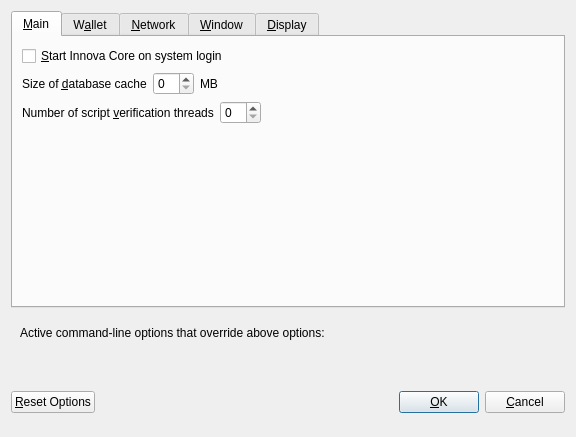
<?xml version="1.0" encoding="UTF-8"?>
<ui version="4.0">
 <class>OptionsDialog</class>
 <widget class="QDialog" name="OptionsDialog">
  <property name="geometry">
   <rect>
    <x>0</x>
    <y>0</y>
    <width>576</width>
    <height>402</height>
   </rect>
  </property>
  <property name="windowTitle">
   <string>Options</string>
  </property>
  <property name="modal">
   <bool>true</bool>
  </property>
  <layout class="QVBoxLayout" name="verticalLayout">
   <item>
    <widget class="QTabWidget" name="tabWidget">
     <property name="currentIndex">
      <number>0</number>
     </property>
     <widget class="QWidget" name="tabMain">
      <attribute name="title">
       <string>&amp;Main</string>
      </attribute>
      <layout class="QVBoxLayout" name="verticalLayout_Main">
       <item>
        <widget class="QCheckBox" name="bitcoinAtStartup">
         <property name="toolTip">
          <string>Automatically start Innova Core after logging in to the system.</string>
         </property>
         <property name="text">
          <string>&amp;Start Innova Core on system login</string>
         </property>
        </widget>
       </item>
       <item>
        <layout class="QHBoxLayout" name="horizontalLayout_2_Main">
         <item>
          <widget class="QLabel" name="databaseCacheLabel">
           <property name="text">
            <string>Size of &amp;database cache</string>
           </property>
           <property name="textFormat">
            <enum>Qt::PlainText</enum>
           </property>
           <property name="buddy">
            <cstring>databaseCache</cstring>
           </property>
          </widget>
         </item>
         <item>
          <widget class="QSpinBox" name="databaseCache"/>
         </item>
         <item>
          <widget class="QLabel" name="databaseCacheUnitLabel">
           <property name="text">
            <string>MB</string>
           </property>
           <property name="textFormat">
            <enum>Qt::PlainText</enum>
           </property>
          </widget>
         </item>
         <item>
          <spacer name="horizontalSpacer_2_Main">
           <property name="orientation">
            <enum>Qt::Horizontal</enum>
           </property>
           <property name="sizeHint" stdset="0">
            <size>
             <width>40</width>
             <height>20</height>
            </size>
           </property>
          </spacer>
         </item>
        </layout>
       </item>
       <item>
        <layout class="QHBoxLayout" name="horizontalLayout_3_Main">
         <item>
          <widget class="QLabel" name="threadsScriptVerifLabel">
           <property name="text">
            <string>Number of script &amp;verification threads</string>
           </property>
           <property name="textFormat">
            <enum>Qt::PlainText</enum>
           </property>
           <property name="buddy">
            <cstring>threadsScriptVerif</cstring>
           </property>
          </widget>
         </item>
         <item>
          <widget class="QSpinBox" name="threadsScriptVerif">
           <property name="toolTip">
            <string>(0 = auto, &lt;0 = leave that many cores free)</string>
           </property>
          </widget>
         </item>
         <item>
          <spacer name="horizontalSpacer_3_Main">
           <property name="orientation">
            <enum>Qt::Horizontal</enum>
           </property>
           <property name="sizeHint" stdset="0">
            <size>
             <width>40</width>
             <height>20</height>
            </size>
           </property>
          </spacer>
         </item>
        </layout>
       </item>
       <item>
        <spacer name="verticalSpacer_Main">
         <property name="orientation">
          <enum>Qt::Vertical</enum>
         </property>
         <property name="sizeHint" stdset="0">
          <size>
           <width>20</width>
           <height>40</height>
          </size>
         </property>
        </spacer>
       </item>
      </layout>
     </widget>
     <widget class="QWidget" name="tabWallet">
      <attribute name="title">
       <string>W&amp;allet</string>
      </attribute>
      <layout class="QVBoxLayout" name="verticalLayout_Wallet">
       <item>
        <widget class="QGroupBox" name="groupBox">
         <property name="title">
          <string>Expert</string>
         </property>
         <layout class="QVBoxLayout" name="verticalLayout_2">
          <item>
           <widget class="QCheckBox" name="coinControlFeatures">
            <property name="toolTip">
             <string>Whether to show coin control features or not.</string>
            </property>
            <property name="text">
             <string>Enable coin &amp;control features</string>
            </property>
           </widget>
          </item>
          <item>
           <widget class="QCheckBox" name="showMasternodesTab">
            <property name="toolTip">
             <string>Show additional tab listing all your masternodes in first sub-tab&lt;br/&gt;and all masternodes on the network in second sub-tab.</string>
            </property>
            <property name="text">
             <string>Show Masternodes Tab</string>
            </property>
           </widget>
          </item>
          <item>
           <widget class="QCheckBox" name="showAdvancedPSUI">
            <property name="toolTip">
             <string>Show additional information and buttons for PrivateSend on overview screen.</string>
            </property>
            <property name="text">
             <string>Enable advanced PrivateSend interface</string>
            </property>
           </widget>
          </item>
          <item>
           <widget class="QCheckBox" name="lowKeysWarning">
            <property name="toolTip">
             <string>Show warning dialog when PrivateSend detects that wallet has very low number of keys left.</string>
            </property>
            <property name="text">
             <string>Warn if PrivateSend is running out of keys</string>
            </property>
           </widget>
          </item>
          <item>
           <widget class="QCheckBox" name="privateSendMultiSession">
            <property name="toolTip">
             <string>Whether to use experimental PrivateSend mode with multiple mixing sessions per block.&lt;br/&gt;Note: You must use this feature carefully.&lt;br/&gt;Make sure you always have recent wallet (auto)backup in a safe place!</string>
            </property>
            <property name="text">
             <string>Enable PrivateSend &amp;multi-session</string>
            </property>
           </widget>
          </item>
          <item>
           <widget class="QCheckBox" name="spendZeroConfChange">
            <property name="toolTip">
             <string>If you disable the spending of unconfirmed change, the change from a transaction&lt;br/&gt;cannot be used until that transaction has at least one confirmation.&lt;br/&gt;This also affects how your balance is computed.</string>
            </property>
            <property name="text">
             <string>&amp;Spend unconfirmed change</string>
            </property>
           </widget>
          </item>
         </layout>
        </widget>
       </item>
       <item>
        <layout class="QHBoxLayout" name="horizontalLayout_4_Wallet">
         <item>
          <widget class="QLabel" name="label">
           <property name="toolTip">
            <string>This setting determines the amount of individual masternodes that an input will be anonymized through.&lt;br/&gt;More rounds of anonymization gives a higher degree of privacy, but also costs more in fees.</string>
           </property>
           <property name="text">
            <string>PrivateSend rounds to use</string>
           </property>
          </widget>
         </item>
         <item>
          <widget class="QSpinBox" name="privateSendRounds">
           <property name="minimum">
            <number>2</number>
           </property>
           <property name="maximum">
            <number>8</number>
           </property>
           <property name="value">
            <number>4</number>
           </property>
          </widget>
         </item>
        </layout>
       </item>
       <item>
        <layout class="QHBoxLayout" name="horizontalLayout">
         <item>
          <widget class="QLabel" name="label_2">
           <property name="toolTip">
            <string>This amount acts as a threshold to turn off PrivateSend once it's reached.</string>
           </property>
           <property name="statusTip">
            <string notr="true"/>
           </property>
           <property name="whatsThis">
            <string notr="true"/>
           </property>
           <property name="accessibleName">
            <string notr="true"/>
           </property>
           <property name="accessibleDescription">
            <string notr="true"/>
           </property>
           <property name="text">
            <string>Amount of Innova to keep anonymized</string>
           </property>
          </widget>
         </item>
         <item>
          <widget class="QSpinBox" name="privateSendAmount">
           <property name="minimum">
            <number>2</number>
           </property>
           <property name="maximum">
            <number>2000</number>
           </property>
           <property name="singleStep">
            <number>10</number>
           </property>
           <property name="value">
            <number>1000</number>
           </property>
          </widget>
         </item>
        </layout>
       </item>
       <item>
        <spacer name="verticalSpacer_Wallet">
         <property name="orientation">
          <enum>Qt::Vertical</enum>
         </property>
         <property name="sizeHint" stdset="0">
          <size>
           <width>20</width>
           <height>40</height>
          </size>
         </property>
        </spacer>
       </item>
      </layout>
     </widget>
     <widget class="QWidget" name="tabNetwork">
      <attribute name="title">
       <string>&amp;Network</string>
      </attribute>
      <layout class="QVBoxLayout" name="verticalLayout_Network">
       <item>
        <widget class="QCheckBox" name="mapPortUpnp">
         <property name="toolTip">
          <string>Automatically open the Innova Core client port on the router. This only works when your router supports UPnP and it is enabled.</string>
         </property>
         <property name="text">
          <string>Map port using &amp;UPnP</string>
         </property>
        </widget>
       </item>
       <item>
        <widget class="QCheckBox" name="allowIncoming">
         <property name="toolTip">
          <string>Accept connections from outside</string>
         </property>
         <property name="text">
          <string>Allow incoming connections</string>
         </property>
        </widget>
       </item>
       <item>
        <widget class="QCheckBox" name="connectSocks">
         <property name="toolTip">
          <string>Connect to the Innova network through a SOCKS5 proxy.</string>
         </property>
         <property name="text">
          <string>&amp;Connect through SOCKS5 proxy (default proxy):</string>
         </property>
        </widget>
       </item>
       <item>
        <layout class="QHBoxLayout" name="horizontalLayout_1_Network">
         <item>
          <widget class="QLabel" name="proxyIpLabel">
           <property name="text">
            <string>Proxy &amp;IP:</string>
           </property>
           <property name="textFormat">
            <enum>Qt::PlainText</enum>
           </property>
           <property name="buddy">
            <cstring>proxyIp</cstring>
           </property>
          </widget>
         </item>
         <item>
          <widget class="QValidatedLineEdit" name="proxyIp">
           <property name="minimumSize">
            <size>
             <width>140</width>
             <height>0</height>
            </size>
           </property>
           <property name="maximumSize">
            <size>
             <width>140</width>
             <height>16777215</height>
            </size>
           </property>
           <property name="toolTip">
            <string>IP address of the proxy (e.g. IPv4: 127.0.0.1 / IPv6: ::1)</string>
           </property>
          </widget>
         </item>
         <item>
          <widget class="QLabel" name="proxyPortLabel">
           <property name="text">
            <string>&amp;Port:</string>
           </property>
           <property name="textFormat">
            <enum>Qt::PlainText</enum>
           </property>
           <property name="buddy">
            <cstring>proxyPort</cstring>
           </property>
          </widget>
         </item>
         <item>
          <widget class="QLineEdit" name="proxyPort">
           <property name="minimumSize">
            <size>
             <width>55</width>
             <height>0</height>
            </size>
           </property>
           <property name="maximumSize">
            <size>
             <width>55</width>
             <height>16777215</height>
            </size>
           </property>
           <property name="toolTip">
            <string>Port of the proxy (e.g. 9050)</string>
           </property>
          </widget>
         </item>
         <item>
          <spacer name="horizontalSpacer_1_Network">
           <property name="orientation">
            <enum>Qt::Horizontal</enum>
           </property>
           <property name="sizeHint" stdset="0">
            <size>
             <width>40</width>
             <height>20</height>
            </size>
           </property>
          </spacer>
         </item>
        </layout>
       </item>
       <item>
        <layout class="QHBoxLayout" name="horizontalLayout_2_Network">
         <item>
          <widget class="QLabel" name="proxyActiveNets">
           <property name="text">
            <string>Used for reaching peers via:</string>
           </property>
           <property name="textFormat">
            <enum>Qt::PlainText</enum>
           </property>
          </widget>
         </item>
         <item>
          <widget class="QCheckBox" name="proxyReachIPv4">
           <property name="enabled">
            <bool>false</bool>
           </property>
           <property name="toolTip">
            <string>Shows, if the supplied default SOCKS5 proxy is used to reach peers via this network type.</string>
           </property>
           <property name="text">
            <string/>
           </property>
          </widget>
         </item>
         <item>
          <widget class="QLabel" name="proxyReachIPv4Label">
           <property name="text">
            <string>IPv4</string>
           </property>
           <property name="textFormat">
            <enum>Qt::PlainText</enum>
           </property>
          </widget>
         </item>
         <item>
          <widget class="QCheckBox" name="proxyReachIPv6">
           <property name="enabled">
            <bool>false</bool>
           </property>
           <property name="toolTip">
            <string>Shows, if the supplied default SOCKS5 proxy is used to reach peers via this network type.</string>
           </property>
           <property name="text">
            <string/>
           </property>
          </widget>
         </item>
         <item>
          <widget class="QLabel" name="proxyReachIPv6Label">
           <property name="text">
            <string>IPv6</string>
           </property>
           <property name="textFormat">
            <enum>Qt::PlainText</enum>
           </property>
          </widget>
         </item>
         <item>
          <widget class="QCheckBox" name="proxyReachTor">
           <property name="enabled">
            <bool>false</bool>
           </property>
           <property name="toolTip">
            <string>Shows, if the supplied default SOCKS5 proxy is used to reach peers via this network type.</string>
           </property>
           <property name="text">
            <string/>
           </property>
          </widget>
         </item>
         <item>
          <widget class="QLabel" name="proxyReachTorLabel">
           <property name="text">
            <string>Tor</string>
           </property>
           <property name="textFormat">
            <enum>Qt::PlainText</enum>
           </property>
          </widget>
         </item>
         <item>
          <spacer name="horizontalSpacer_2_Network">
           <property name="orientation">
            <enum>Qt::Horizontal</enum>
           </property>
           <property name="sizeHint" stdset="0">
            <size>
             <width>40</width>
             <height>20</height>
            </size>
           </property>
          </spacer>
         </item>
        </layout>
       </item>
       <item>
        <widget class="QCheckBox" name="connectSocksTor">
         <property name="toolTip">
          <string>Connect to the Innova network through a separate SOCKS5 proxy for Tor hidden services.</string>
         </property>
         <property name="text">
          <string>Use separate SOCKS5 proxy to reach peers via Tor hidden services:</string>
         </property>
        </widget>
       </item>
       <item>
        <layout class="QHBoxLayout" name="horizontalLayout_3_Network">
         <item>
          <widget class="QLabel" name="proxyIpTorLabel">
           <property name="text">
            <string>Proxy &amp;IP:</string>
           </property>
           <property name="textFormat">
            <enum>Qt::PlainText</enum>
           </property>
           <property name="buddy">
            <cstring>proxyIpTor</cstring>
           </property>
          </widget>
         </item>
         <item>
          <widget class="QValidatedLineEdit" name="proxyIpTor">
           <property name="minimumSize">
            <size>
             <width>140</width>
             <height>0</height>
            </size>
           </property>
           <property name="maximumSize">
            <size>
             <width>140</width>
             <height>16777215</height>
            </size>
           </property>
           <property name="toolTip">
            <string>IP address of the proxy (e.g. IPv4: 127.0.0.1 / IPv6: ::1)</string>
           </property>
          </widget>
         </item>
         <item>
          <widget class="QLabel" name="proxyPortTorLabel">
           <property name="text">
            <string>&amp;Port:</string>
           </property>
           <property name="textFormat">
            <enum>Qt::PlainText</enum>
           </property>
           <property name="buddy">
            <cstring>proxyPortTor</cstring>
           </property>
          </widget>
         </item>
         <item>
          <widget class="QLineEdit" name="proxyPortTor">
           <property name="minimumSize">
            <size>
             <width>55</width>
             <height>0</height>
            </size>
           </property>
           <property name="maximumSize">
            <size>
             <width>55</width>
             <height>16777215</height>
            </size>
           </property>
           <property name="toolTip">
            <string>Port of the proxy (e.g. 9050)</string>
           </property>
          </widget>
         </item>
         <item>
          <spacer name="horizontalSpacer_4_Network">
           <property name="orientation">
            <enum>Qt::Horizontal</enum>
           </property>
           <property name="sizeHint" stdset="0">
            <size>
             <width>40</width>
             <height>20</height>
            </size>
           </property>
          </spacer>
         </item>
        </layout>
       </item>
       <item>
        <spacer name="verticalSpacer_Network">
         <property name="orientation">
          <enum>Qt::Vertical</enum>
         </property>
         <property name="sizeHint" stdset="0">
          <size>
           <width>20</width>
           <height>40</height>
          </size>
         </property>
        </spacer>
       </item>
      </layout>
     </widget>
     <widget class="QWidget" name="tabWindow">
      <attribute name="title">
       <string>&amp;Window</string>
      </attribute>
      <layout class="QVBoxLayout" name="verticalLayout_Window">
       <item>
        <widget class="QCheckBox" name="minimizeToTray">
         <property name="toolTip">
          <string>Show only a tray icon after minimizing the window.</string>
         </property>
         <property name="text">
          <string>&amp;Minimize to the tray instead of the taskbar</string>
         </property>
        </widget>
       </item>
       <item>
        <widget class="QCheckBox" name="minimizeOnClose">
         <property name="toolTip">
          <string>Minimize instead of exit the application when the window is closed. When this option is enabled, the application will be closed only after selecting Exit in the menu.</string>
         </property>
         <property name="text">
          <string>M&amp;inimize on close</string>
         </property>
        </widget>
       </item>
       <item>
        <spacer name="verticalSpacer_Window">
         <property name="orientation">
          <enum>Qt::Vertical</enum>
         </property>
         <property name="sizeHint" stdset="0">
          <size>
           <width>20</width>
           <height>40</height>
          </size>
         </property>
        </spacer>
       </item>
      </layout>
     </widget>
     <widget class="QWidget" name="tabDisplay">
      <attribute name="title">
       <string>&amp;Display</string>
      </attribute>
      <layout class="QVBoxLayout" name="verticalLayout_Display">
       <item>
        <layout class="QHBoxLayout" name="horizontalLayout_1_Display">
         <item>
          <widget class="QLabel" name="langLabel">
           <property name="text">
            <string>User Interface &amp;language:</string>
           </property>
           <property name="textFormat">
            <enum>Qt::PlainText</enum>
           </property>
           <property name="buddy">
            <cstring>lang</cstring>
           </property>
          </widget>
         </item>
         <item>
          <widget class="QValueComboBox" name="lang">
           <property name="toolTip">
            <string>The user interface language can be set here. This setting will take effect after restarting Innova Core.</string>
           </property>
          </widget>
         </item>
        </layout>
       </item>
       <item>
        <widget class="QLabel" name="label_3">
         <property name="toolTip">
          <string notr="true"/>
         </property>
         <property name="statusTip">
          <string notr="true"/>
         </property>
         <property name="whatsThis">
          <string notr="true"/>
         </property>
         <property name="accessibleName">
          <string notr="true"/>
         </property>
         <property name="text">
          <string>Language missing or translation incomplete? Help contributing translations here:
https://www.transifex.com/projects/p/innova/</string>
         </property>
         <property name="wordWrap">
          <bool>true</bool>
         </property>
         <property name="openExternalLinks">
          <bool>true</bool>
         </property>
         <property name="textInteractionFlags">
          <set>Qt::TextBrowserInteraction</set>
         </property>
        </widget>
       </item>
       <item>
        <layout class="QHBoxLayout" name="horizontalLayout_4_Display" stretch="0,0">
         <item>
          <widget class="QLabel" name="themeLabel">
           <property name="text">
            <string>User Interface Theme:</string>
           </property>
          </widget>
         </item>
         <item>
          <widget class="QValueComboBox" name="theme"/>
         </item>
        </layout>
       </item>
       <item>
        <widget class="Line" name="line">
         <property name="orientation">
          <enum>Qt::Horizontal</enum>
         </property>
        </widget>
       </item>
       <item>
        <layout class="QHBoxLayout" name="horizontalLayout_2_Display">
         <item>
          <widget class="QLabel" name="unitLabel">
           <property name="text">
            <string>&amp;Unit to show amounts in:</string>
           </property>
           <property name="textFormat">
            <enum>Qt::PlainText</enum>
           </property>
           <property name="buddy">
            <cstring>unit</cstring>
           </property>
          </widget>
         </item>
         <item>
          <widget class="QValueComboBox" name="unit">
           <property name="toolTip">
            <string>Choose the default subdivision unit to show in the interface and when sending coins.</string>
           </property>
          </widget>
         </item>
        </layout>
       </item>
       <item>
        <layout class="QHBoxLayout" name="horizontalLayout_5_Display">
         <item>
          <widget class="QLabel" name="digitsLabel">
           <property name="text">
            <string>Decimal digits</string>
           </property>
          </widget>
         </item>
         <item>
          <widget class="QValueComboBox" name="digits"/>
         </item>
        </layout>
       </item>
       <item>
        <layout class="QHBoxLayout" name="horizontalLayout_3_Display">
         <item>
          <widget class="QLabel" name="thirdPartyTxUrlsLabel">
           <property name="toolTip">
            <string>Third party URLs (e.g. a block explorer) that appear in the transactions tab as context menu items.&lt;br/&gt;%s in the URL is replaced by transaction hash. Multiple URLs are separated by vertical bar |.</string>
           </property>
           <property name="text">
            <string>Third party transaction URLs</string>
           </property>
           <property name="buddy">
            <cstring>thirdPartyTxUrls</cstring>
           </property>
          </widget>
         </item>
         <item>
          <widget class="QLineEdit" name="thirdPartyTxUrls">
           <property name="toolTip">
            <string>Third party URLs (e.g. a block explorer) that appear in the transactions tab as context menu items.&lt;br/&gt;%s in the URL is replaced by transaction hash. Multiple URLs are separated by vertical bar |.</string>
           </property>
          </widget>
         </item>
        </layout>
       </item>
       <item>
        <spacer name="verticalSpacer">
         <property name="orientation">
          <enum>Qt::Vertical</enum>
         </property>
         <property name="sizeHint" stdset="0">
          <size>
           <width>20</width>
           <height>40</height>
          </size>
         </property>
        </spacer>
       </item>
      </layout>
     </widget>
    </widget>
   </item>
   <item>
    <widget class="QFrame" name="frame">
     <layout class="QVBoxLayout" name="verticalLayout_Bottom">
      <item>
       <layout class="QHBoxLayout" name="horizontalLayout_Bottom">
        <item>
         <widget class="QLabel" name="overriddenByCommandLineInfoLabel">
          <property name="text">
           <string>Active command-line options that override above options:</string>
          </property>
          <property name="textFormat">
           <enum>Qt::PlainText</enum>
          </property>
         </widget>
        </item>
        <item>
         <spacer name="horizontalSpacer_Bottom">
          <property name="orientation">
           <enum>Qt::Horizontal</enum>
          </property>
          <property name="sizeHint" stdset="0">
           <size>
            <width>40</width>
            <height>20</height>
           </size>
          </property>
         </spacer>
        </item>
       </layout>
      </item>
      <item>
       <widget class="QLabel" name="overriddenByCommandLineLabel">
        <property name="text">
         <string/>
        </property>
        <property name="textFormat">
         <enum>Qt::PlainText</enum>
        </property>
        <property name="wordWrap">
         <bool>true</bool>
        </property>
       </widget>
      </item>
     </layout>
    </widget>
   </item>
   <item>
    <layout class="QHBoxLayout" name="horizontalLayout_Buttons">
     <item>
      <widget class="QPushButton" name="resetButton">
       <property name="toolTip">
        <string>Reset all client options to default.</string>
       </property>
       <property name="text">
        <string>&amp;Reset Options</string>
       </property>
       <property name="autoDefault">
        <bool>false</bool>
       </property>
      </widget>
     </item>
     <item>
      <spacer name="horizontalSpacer_1">
       <property name="orientation">
        <enum>Qt::Horizontal</enum>
       </property>
       <property name="sizeHint" stdset="0">
        <size>
         <width>40</width>
         <height>48</height>
        </size>
       </property>
      </spacer>
     </item>
     <item>
      <widget class="QLabel" name="statusLabel">
       <property name="minimumSize">
        <size>
         <width>200</width>
         <height>0</height>
        </size>
       </property>
       <property name="font">
        <font>
         <weight>75</weight>
         <bold>true</bold>
        </font>
       </property>
       <property name="text">
        <string/>
       </property>
       <property name="textFormat">
        <enum>Qt::PlainText</enum>
       </property>
       <property name="wordWrap">
        <bool>true</bool>
       </property>
      </widget>
     </item>
     <item>
      <spacer name="horizontalSpacer_2">
       <property name="orientation">
        <enum>Qt::Horizontal</enum>
       </property>
       <property name="sizeHint" stdset="0">
        <size>
         <width>40</width>
         <height>48</height>
        </size>
       </property>
      </spacer>
     </item>
     <item>
      <widget class="QPushButton" name="okButton">
       <property name="text">
        <string>&amp;OK</string>
       </property>
       <property name="autoDefault">
        <bool>false</bool>
       </property>
       <property name="default">
        <bool>true</bool>
       </property>
      </widget>
     </item>
     <item>
      <widget class="QPushButton" name="cancelButton">
       <property name="text">
        <string>&amp;Cancel</string>
       </property>
       <property name="autoDefault">
        <bool>false</bool>
       </property>
      </widget>
     </item>
    </layout>
   </item>
  </layout>
 </widget>
 <customwidgets>
  <customwidget>
   <class>QValidatedLineEdit</class>
   <extends>QLineEdit</extends>
   <header>qvalidatedlineedit.h</header>
  </customwidget>
  <customwidget>
   <class>QValueComboBox</class>
   <extends>QComboBox</extends>
   <header>qvaluecombobox.h</header>
  </customwidget>
 </customwidgets>
 <resources/>
 <connections/>
</ui>
